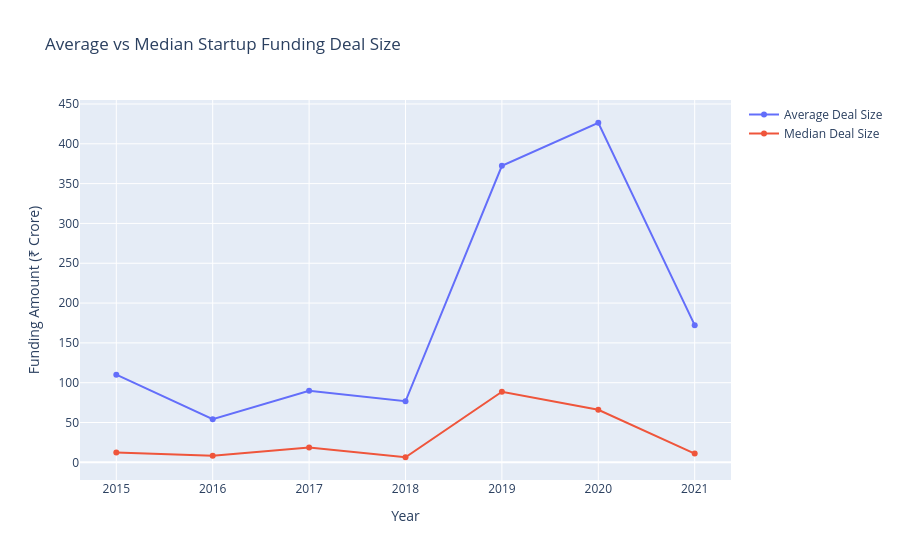

The notebook cell saved with this chart:
### Code cell
fig = go.Figure()

fig.add_trace(
    go.Scatter(
        x=deal_size_trend["year"],
        y=deal_size_trend["avg_deal_size"],
        mode="lines+markers",
        name="Average Deal Size"
    )
)

fig.add_trace(
    go.Scatter(
        x=deal_size_trend["year"],
        y=deal_size_trend["median_deal_size"],
        mode="lines+markers",
        name="Median Deal Size"
    )
)

fig.update_layout(
    title="Average vs Median Startup Funding Deal Size",
    xaxis_title="Year",
    yaxis_title="Funding Amount (₹ Crore)",
    hovermode="x unified"
)

fig.show()

### Figure 1 — Plotly figure (JSON) as saved in the notebook; plotly's stock layout.template omitted (floating-point values rounded to 4 significant figures)
{"data": [{"mode": "lines+markers", "name": "Average Deal Size", "type": "scatter", "x": [2015, 2016, 2017, 2018, 2019, 2020, 2021], "y": [110.0, 54.21, 89.77, 76.68, 372.4, 426.4, 172.2]}, {"mode": "lines+markers", "name": "Median Deal Size", "type": "scatter", "x": [2015, 2016, 2017, 2018, 2019, 2020, 2021], "y": [12.38, 8.25, 18.56, 6.37, 88.69, 66.0, 11.0]}], "layout": {"hovermode": "x unified", "title": {"text": "Average vs Median Startup Funding Deal Size"}, "xaxis": {"title": {"text": "Year"}}, "yaxis": {"title": {"text": "Funding Amount (₹ Crore)"}}}}
